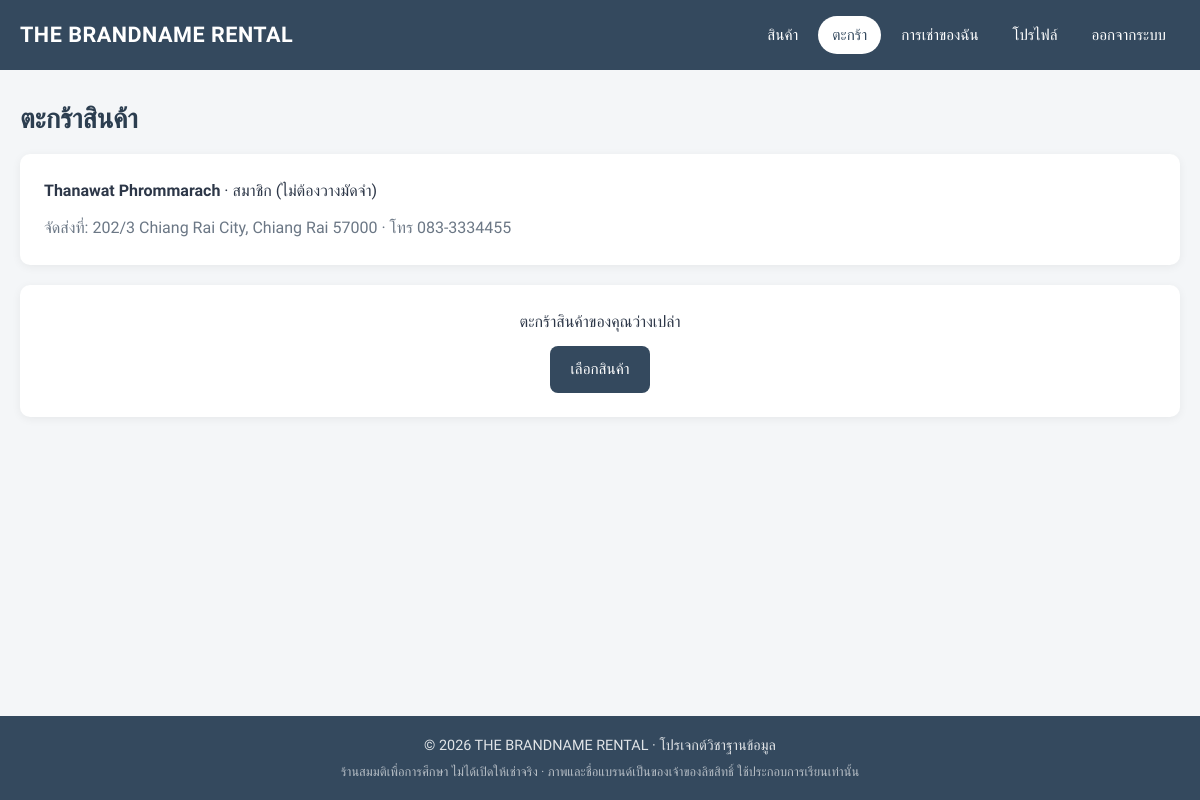
The app's page /project/cart.php (signed in) with its own data.
### tables this page shows
CREATE TABLE customers (
    customers_id        VARCHAR(50)  PRIMARY KEY,
    customers_firstname VARCHAR(50),
    customers_lastname  VARCHAR(50),
    gender              VARCHAR(50),
    customers_member    VARCHAR(10)  NOT NULL DEFAULT 'no',    
    member_until        DATE         NULL,                     
    phonenumber         VARCHAR(15),
    email               VARCHAR(100) NOT NULL UNIQUE,
    address             VARCHAR(200),
    postal_code         VARCHAR(10),
    password            VARCHAR(255) NOT NULL
);

### project/includes/helpers.php (called while the page is built, shortened)
<?php
function e($value): string
{
    return htmlspecialchars((string) ($value ?? ''), ENT_QUOTES, 'UTF-8');
}
function require_customer(): string
{
    return $_SESSION['customers_id'];
}
function is_member(array $customer): bool
{
    $until = $customer['member_until'] ?? null;
    return $until === null || $until >= date('Y-m-d');
}
function deposit_for(array $customer): int
{
    return is_member($customer) ? 0 : DEPOSIT_FEE;
}
function current_customer(mysqli $conn): array
{
    $customer = find_customer($conn, require_customer());
    return $customer;
}
function find_customer(mysqli $conn, string $customer_id): ?array
{
    $stmt = $conn->prepare('SELECT * FROM customers WHERE customers_id = ?');
    $stmt->bind_param('s', $customer_id);
    $stmt->execute();
    $row = $stmt->get_result()->fetch_assoc();
    return $row ?: null;
}
function cart_lines(mysqli $conn, array $customer): array
{
    $lines = [];
    $stmt = $conn->prepare('SELECT product_id, brand, details, daily_rental_price, image FROM products WHERE product_id = ?');
    return $lines;
}

### project/cart.php (the view, shortened to what this page needs)
<?php
require_once 'includes/db.php';
$customer = current_customer($conn);
$lines = cart_lines($conn, $customer);
$total = array_sum(array_column($lines, 'subtotal'));
$has_problem = (bool) array_filter($lines, fn($line) => cart_problem($line) !== null);
?>
<h1>ตะกร้าสินค้า</h1>
<div class="stack">
    <div class="card">
        <p>
            <strong><?php echo e($customer['customers_firstname'] . ' ' . $customer['customers_lastname']); ?></strong>
            · <?php echo is_member($customer) ? 'สมาชิก (ไม่ต้องวางมัดจำ)' : 'ลูกค้าทั่วไป (มัดจำ ' . number_format(DEPOSIT_FEE) . ' บาทต่อใบ)'; ?>
        </p>
        <p class="muted">จัดส่งที่: <?php echo e($customer['address'] . ' ' . $customer['postal_code']); ?> · โทร <?php echo e($customer['phonenumber']); ?></p>
    </div>
    <?php if ($lines): ?>
        <div class="card table-wrap">
            <table class="table">
                <thead>
                    <tr>
                        <th>สินค้า</th>
                        <th>วันเริ่มเช่า</th>
                        <th class="num">จำนวนวัน</th>
                        <th>ส่งคืนภายใน</th>
                        <th class="num">ราคา/วัน</th>
                        <th class="num">ค่าเช่า</th>
                        <th class="num">ค่ามัดจำ</th>
                        <th></th>
                    </tr>
                </thead>
                <tbody>
                    <?php foreach ($lines as $line): $problem = cart_problem($line); ?>
                        <tr<?php echo $problem ? ' class="row-problem"' : ''; ?>>
                            <td>
                                <?php echo e($line['brand'] . ' ' . $line['details']); ?>
                                <?php if ($problem): ?><div class="problem"><?php echo e($problem); ?></div><?php endif; ?>
                            </td>
                            <td><?php echo e(thai_date($line['rental_date'])); ?></td>
                            <td class="num"><?php echo $line['days']; ?></td>
                            <td><?php echo e(thai_date($line['due_date'])); ?></td>
                            <td class="num"><?php echo baht($line['daily_rental_price']); ?></td>
                            <td class="num"><?php echo baht($line['rent']); ?></td>
                            <td class="num"><?php echo baht($line['deposit']); ?></td>
                            <td class="text-right">
                                <form method="POST" class="inline-form">
                                    <?php echo csrf_field(); ?>
                                    <button type="submit" name="remove" value="<?php echo e($line['product_id']); ?>" class="btn btn-danger btn-sm">ลบ</button>
                                </form>
                            </td>
                        </tr>
                    <?php endforeach; ?>
                </tbody>
                <tfoot>
                    <tr>
                        <td colspan="6" class="text-right">รวมทั้งหมด (ค่าเช่า + ค่ามัดจำ)</td>
                        <td class="num" colspan="2"><?php echo baht($total); ?></td>
                    </tr>
                </tfoot>
            </table>
        </div>
        <div class="actions" style="justify-content: flex-end;">
            <a href="index.php" class="btn btn-outline">เลือกสินค้าเพิ่ม</a>
            <?php if ($has_problem): ?>
                <button type="button" class="btn btn-success" disabled title="ลบรายการที่มีปัญหาก่อน">ชำระเงิน</button>
            <?php else: ?>
                <a href="checkout.php" class="btn btn-success">ชำระเงิน</a>
            <?php endif; ?>
        </div>
        <?php if ($has_problem): ?>
            <p class="muted text-right">มีรายการที่เช่าไม่ได้ กรุณาลบรายการที่มีกรอบสีแดง แล้วเลือกวันใหม่จากหน้าสินค้า</p>
        <?php endif; ?>
    <?php else: ?>
        <div class="card text-center">
            <p>ตะกร้าสินค้าของคุณว่างเปล่า</p>
            <a href="index.php" class="btn">เลือกสินค้า</a>
        </div>
    <?php endif; ?>
</div>

### project/assets/css/style.css (style rules this page uses)
:root { --primary: #34495e; --primary-dark: #2c3e50; --primary-soft: #eaeef2; --success: #27ae60; --success-soft: #e8f6ee; --danger: #e74c3c; --danger-soft: #fdecea; --warning: #e67e22; --text: #2d3748; --muted: #6b7785; --border: #e2e6ea; --bg: #f4f6f8; --card: #ffffff; --radius: 10px; --shadow: 0 2px 10px rgba(0, 0, 0, 0.06); --font: 'Prompt', 'Segoe UI', Tahoma, sans-serif; }
* { box-sizing: border-box; }
body { margin: 0; font-family: var(--font); color: var(--text); background: var(--bg); line-height: 1.6; display: flex; flex-direction: column; min-height: 100vh; }
a { color: var(--primary); }
h1, h2, h3 { color: var(--primary-dark); line-height: 1.3; margin: 0 0 16px; }
h1 { font-size: 1.7rem; }
p { margin: 0 0 12px; }
.muted { color: var(--muted); }
.text-center { text-align: center; }
.stack > * + * { margin-top: 20px; }
.card { background: var(--card); border-radius: var(--radius); box-shadow: var(--shadow); padding: 24px; }
.card > :last-child { margin-bottom: 0; }
.btn { display: inline-flex; align-items: center; justify-content: center; gap: 6px; padding: 10px 20px; border-radius: 8px; border: 1px solid transparent; font: inherit; font-size: 0.95rem; font-weight: 500; text-decoration: none; cursor: pointer; background: var(--primary); color: #fff; transition: background 0.2s, transform 0.1s; }

### records on screen
customers: customers_firstname+customers_lastname "Thanawat Phrommarach", address+postal_code "202/3 Chiang Rai City, Chiang Rai 57000", phonenumber "083-3334455"

### other values on screen
SHOP_NAME "THE BRANDNAME RENTAL"
$item['label'] "สินค้า"
$item['label'] "ตะกร้า"
$item['label'] "การเช่าของฉัน"
$item['label'] "โปรไฟล์"
$item['label'] "ออกจากระบบ"
